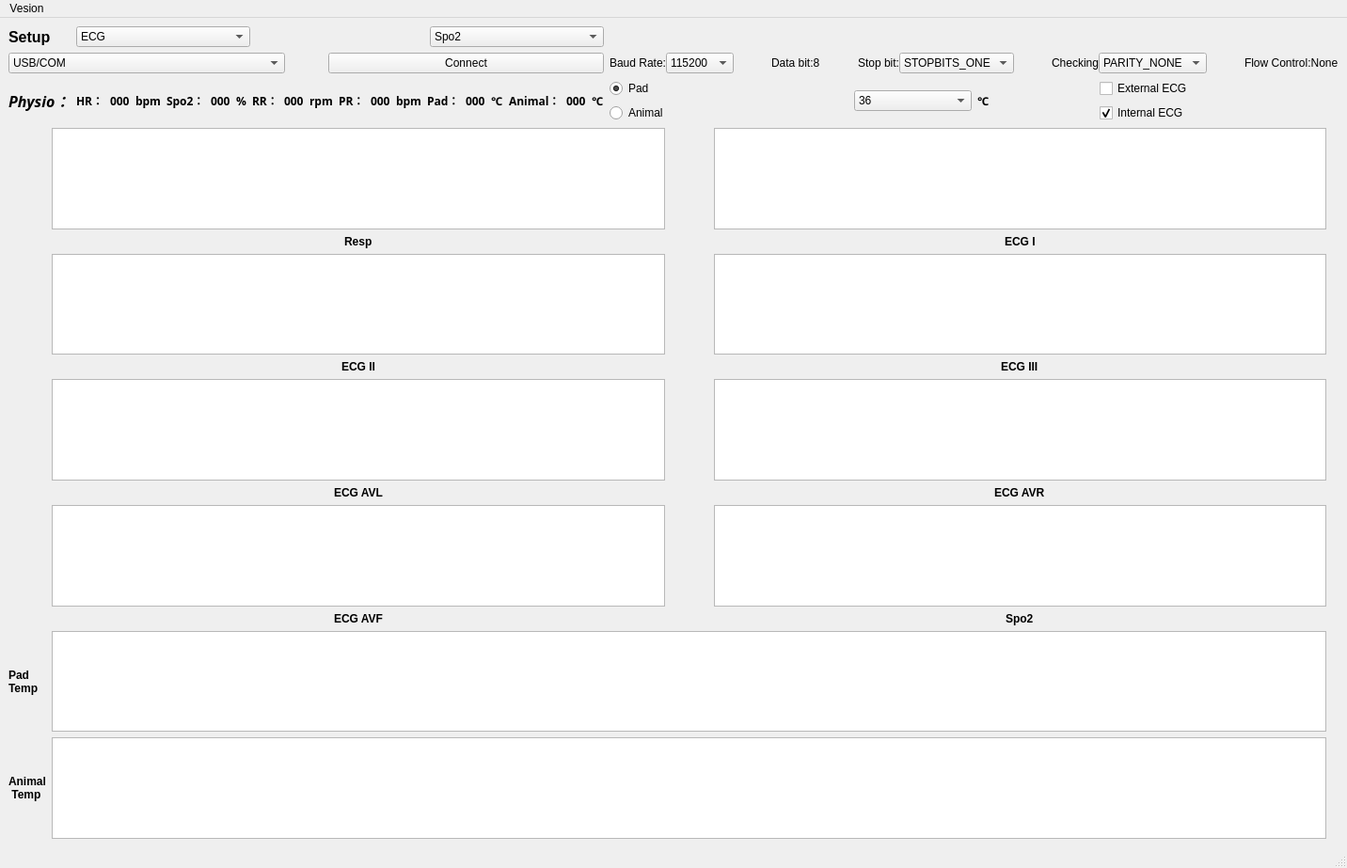
<?xml version="1.0" encoding="UTF-8"?>
<ui version="4.0">
 <class>MainWindow</class>
 <widget class="QMainWindow" name="MainWindow">
  <property name="geometry">
   <rect>
    <x>0</x>
    <y>0</y>
    <width>1427</width>
    <height>923</height>
   </rect>
  </property>
  <property name="sizePolicy">
   <sizepolicy hsizetype="Expanding" vsizetype="Expanding">
    <horstretch>0</horstretch>
    <verstretch>0</verstretch>
   </sizepolicy>
  </property>
  <property name="windowTitle">
   <string>MainWindow</string>
  </property>
  <widget class="QWidget" name="centralwidget">
   <property name="sizePolicy">
    <sizepolicy hsizetype="Preferred" vsizetype="Preferred">
     <horstretch>0</horstretch>
     <verstretch>0</verstretch>
    </sizepolicy>
   </property>
   <layout class="QGridLayout" name="gridLayout_2">
    <item row="2" column="3">
     <layout class="QHBoxLayout" name="horizontalLayout_9">
      <item>
       <widget class="QComboBox" name="Temp_Set">
        <property name="font">
         <font>
          <weight>50</weight>
          <bold>false</bold>
         </font>
        </property>
        <item>
         <property name="text">
          <string>36</string>
         </property>
        </item>
        <item>
         <property name="text">
          <string>37</string>
         </property>
        </item>
        <item>
         <property name="text">
          <string>38</string>
         </property>
        </item>
        <item>
         <property name="text">
          <string>39</string>
         </property>
        </item>
        <item>
         <property name="text">
          <string>40</string>
         </property>
        </item>
        <item>
         <property name="text">
          <string>41</string>
         </property>
        </item>
        <item>
         <property name="text">
          <string>42</string>
         </property>
        </item>
       </widget>
      </item>
      <item>
       <widget class="QLabel" name="label_44">
        <property name="font">
         <font>
          <family>微软雅黑</family>
          <weight>75</weight>
          <bold>true</bold>
         </font>
        </property>
        <property name="text">
         <string>℃</string>
        </property>
       </widget>
      </item>
     </layout>
    </item>
    <item row="1" column="2" colspan="3">
     <layout class="QHBoxLayout" name="horizontalLayout" stretch="0,0,0,0,0,0,0,0,0,0,0,0">
      <property name="spacing">
       <number>0</number>
      </property>
      <property name="sizeConstraint">
       <enum>QLayout::SetDefaultConstraint</enum>
      </property>
      <item>
       <widget class="QLabel" name="label_2">
        <property name="enabled">
         <bool>true</bool>
        </property>
        <property name="sizePolicy">
         <sizepolicy hsizetype="Preferred" vsizetype="Preferred">
          <horstretch>0</horstretch>
          <verstretch>0</verstretch>
         </sizepolicy>
        </property>
        <property name="maximumSize">
         <size>
          <width>105</width>
          <height>16777215</height>
         </size>
        </property>
        <property name="text">
         <string>Baud Rate:</string>
        </property>
       </widget>
      </item>
      <item>
       <widget class="QComboBox" name="Baud_Rate">
        <property name="enabled">
         <bool>true</bool>
        </property>
        <item>
         <property name="text">
          <string>115200</string>
         </property>
        </item>
        <item>
         <property name="text">
          <string>9600</string>
         </property>
        </item>
        <item>
         <property name="text">
          <string>230400</string>
         </property>
        </item>
        <item>
         <property name="text">
          <string>460800</string>
         </property>
        </item>
        <item>
         <property name="text">
          <string>921600</string>
         </property>
        </item>
       </widget>
      </item>
      <item>
       <spacer name="horizontalSpacer_2">
        <property name="orientation">
         <enum>Qt::Horizontal</enum>
        </property>
        <property name="sizeType">
         <enum>QSizePolicy::Fixed</enum>
        </property>
        <property name="sizeHint" stdset="0">
         <size>
          <width>40</width>
          <height>20</height>
         </size>
        </property>
       </spacer>
      </item>
      <item alignment="Qt::AlignVCenter">
       <widget class="QLabel" name="label_4">
        <property name="enabled">
         <bool>true</bool>
        </property>
        <property name="sizePolicy">
         <sizepolicy hsizetype="Preferred" vsizetype="Preferred">
          <horstretch>0</horstretch>
          <verstretch>0</verstretch>
         </sizepolicy>
        </property>
        <property name="text">
         <string>Data bit:8</string>
        </property>
       </widget>
      </item>
      <item>
       <spacer name="horizontalSpacer_3">
        <property name="orientation">
         <enum>Qt::Horizontal</enum>
        </property>
        <property name="sizeType">
         <enum>QSizePolicy::Fixed</enum>
        </property>
        <property name="sizeHint" stdset="0">
         <size>
          <width>40</width>
          <height>20</height>
         </size>
        </property>
       </spacer>
      </item>
      <item>
       <widget class="QLabel" name="label_3">
        <property name="enabled">
         <bool>true</bool>
        </property>
        <property name="sizePolicy">
         <sizepolicy hsizetype="Preferred" vsizetype="Preferred">
          <horstretch>0</horstretch>
          <verstretch>0</verstretch>
         </sizepolicy>
        </property>
        <property name="text">
         <string>Stop bit:</string>
        </property>
       </widget>
      </item>
      <item>
       <widget class="QComboBox" name="Stop_Bit">
        <property name="enabled">
         <bool>true</bool>
        </property>
        <property name="sizePolicy">
         <sizepolicy hsizetype="Preferred" vsizetype="Fixed">
          <horstretch>0</horstretch>
          <verstretch>0</verstretch>
         </sizepolicy>
        </property>
        <item>
         <property name="text">
          <string>STOPBITS_ONE</string>
         </property>
        </item>
        <item>
         <property name="text">
          <string>STOPBITS_TWO</string>
         </property>
        </item>
       </widget>
      </item>
      <item>
       <spacer name="horizontalSpacer_4">
        <property name="orientation">
         <enum>Qt::Horizontal</enum>
        </property>
        <property name="sizeType">
         <enum>QSizePolicy::Fixed</enum>
        </property>
        <property name="sizeHint" stdset="0">
         <size>
          <width>40</width>
          <height>20</height>
         </size>
        </property>
       </spacer>
      </item>
      <item>
       <widget class="QLabel" name="label_5">
        <property name="enabled">
         <bool>true</bool>
        </property>
        <property name="sizePolicy">
         <sizepolicy hsizetype="Preferred" vsizetype="Preferred">
          <horstretch>0</horstretch>
          <verstretch>0</verstretch>
         </sizepolicy>
        </property>
        <property name="text">
         <string>Checking</string>
        </property>
       </widget>
      </item>
      <item>
       <widget class="QComboBox" name="Check_Bit">
        <property name="enabled">
         <bool>true</bool>
        </property>
        <property name="sizePolicy">
         <sizepolicy hsizetype="Preferred" vsizetype="Fixed">
          <horstretch>0</horstretch>
          <verstretch>0</verstretch>
         </sizepolicy>
        </property>
        <item>
         <property name="text">
          <string>PARITY_NONE</string>
         </property>
        </item>
        <item>
         <property name="text">
          <string>PARITY_EVEN</string>
         </property>
        </item>
        <item>
         <property name="text">
          <string>PARITY_ODD</string>
         </property>
        </item>
       </widget>
      </item>
      <item>
       <spacer name="horizontalSpacer_5">
        <property name="orientation">
         <enum>Qt::Horizontal</enum>
        </property>
        <property name="sizeType">
         <enum>QSizePolicy::Fixed</enum>
        </property>
        <property name="sizeHint" stdset="0">
         <size>
          <width>40</width>
          <height>20</height>
         </size>
        </property>
       </spacer>
      </item>
      <item>
       <widget class="QLabel" name="label_6">
        <property name="enabled">
         <bool>true</bool>
        </property>
        <property name="sizePolicy">
         <sizepolicy hsizetype="Preferred" vsizetype="Preferred">
          <horstretch>0</horstretch>
          <verstretch>0</verstretch>
         </sizepolicy>
        </property>
        <property name="text">
         <string>Flow Control:None</string>
        </property>
       </widget>
      </item>
     </layout>
    </item>
    <item row="3" column="0" colspan="5">
     <layout class="QGridLayout" name="gridLayout">
      <item row="2" column="1" alignment="Qt::AlignHCenter">
       <widget class="QLabel" name="label">
        <property name="font">
         <font>
          <weight>75</weight>
          <bold>true</bold>
         </font>
        </property>
        <property name="text">
         <string>Resp</string>
        </property>
       </widget>
      </item>
      <item row="6" column="1" alignment="Qt::AlignHCenter">
       <widget class="QLabel" name="label_11">
        <property name="font">
         <font>
          <weight>75</weight>
          <bold>true</bold>
         </font>
        </property>
        <property name="text">
         <string>ECG AVL</string>
        </property>
       </widget>
      </item>
      <item row="1" column="2">
       <spacer name="horizontalSpacer_10">
        <property name="orientation">
         <enum>Qt::Horizontal</enum>
        </property>
        <property name="sizeType">
         <enum>QSizePolicy::Minimum</enum>
        </property>
        <property name="sizeHint" stdset="0">
         <size>
          <width>40</width>
          <height>20</height>
         </size>
        </property>
       </spacer>
      </item>
      <item row="7" column="3">
       <widget class="PlotWidget" name="Spo2"/>
      </item>
      <item row="1" column="1">
       <widget class="PlotWidget" name="Resp"/>
      </item>
      <item row="6" column="3" alignment="Qt::AlignHCenter">
       <widget class="QLabel" name="label_12">
        <property name="font">
         <font>
          <weight>75</weight>
          <bold>true</bold>
         </font>
        </property>
        <property name="text">
         <string>ECG AVR</string>
        </property>
       </widget>
      </item>
      <item row="2" column="3" alignment="Qt::AlignHCenter">
       <widget class="QLabel" name="label_8">
        <property name="font">
         <font>
          <weight>75</weight>
          <bold>true</bold>
         </font>
        </property>
        <property name="text">
         <string>ECG I</string>
        </property>
       </widget>
      </item>
      <item row="5" column="1">
       <widget class="PlotWidget" name="ECG_AVL"/>
      </item>
      <item row="4" column="1" alignment="Qt::AlignHCenter">
       <widget class="QLabel" name="label_9">
        <property name="font">
         <font>
          <weight>75</weight>
          <bold>true</bold>
         </font>
        </property>
        <property name="text">
         <string>ECG II</string>
        </property>
       </widget>
      </item>
      <item row="11" column="0">
       <widget class="QLabel" name="label_17">
        <property name="font">
         <font>
          <weight>75</weight>
          <bold>true</bold>
         </font>
        </property>
        <property name="text">
         <string>Animal
 Temp</string>
        </property>
       </widget>
      </item>
      <item row="7" column="2">
       <spacer name="horizontalSpacer_8">
        <property name="orientation">
         <enum>Qt::Horizontal</enum>
        </property>
        <property name="sizeType">
         <enum>QSizePolicy::Minimum</enum>
        </property>
        <property name="sizeHint" stdset="0">
         <size>
          <width>40</width>
          <height>20</height>
         </size>
        </property>
       </spacer>
      </item>
      <item row="10" column="0">
       <widget class="QLabel" name="label_16">
        <property name="font">
         <font>
          <weight>75</weight>
          <bold>true</bold>
         </font>
        </property>
        <property name="text">
         <string>Pad
Temp</string>
        </property>
       </widget>
      </item>
      <item row="5" column="3">
       <widget class="PlotWidget" name="ECG_AVR"/>
      </item>
      <item row="4" column="3" alignment="Qt::AlignHCenter">
       <widget class="QLabel" name="label_10">
        <property name="font">
         <font>
          <weight>75</weight>
          <bold>true</bold>
         </font>
        </property>
        <property name="text">
         <string>ECG III</string>
        </property>
       </widget>
      </item>
      <item row="7" column="1">
       <widget class="PlotWidget" name="ECG_AVF"/>
      </item>
      <item row="1" column="3">
       <widget class="PlotWidget" name="ECG_I"/>
      </item>
      <item row="8" column="1" alignment="Qt::AlignHCenter">
       <widget class="QLabel" name="label_13">
        <property name="font">
         <font>
          <weight>75</weight>
          <bold>true</bold>
         </font>
        </property>
        <property name="text">
         <string>ECG AVF</string>
        </property>
       </widget>
      </item>
      <item row="3" column="1">
       <widget class="PlotWidget" name="ECG_II"/>
      </item>
      <item row="3" column="3">
       <widget class="PlotWidget" name="ECG_III"/>
      </item>
      <item row="1" column="4">
       <spacer name="horizontalSpacer_12">
        <property name="orientation">
         <enum>Qt::Horizontal</enum>
        </property>
        <property name="sizeType">
         <enum>QSizePolicy::Minimum</enum>
        </property>
        <property name="sizeHint" stdset="0">
         <size>
          <width>13</width>
          <height>20</height>
         </size>
        </property>
       </spacer>
      </item>
      <item row="5" column="2">
       <spacer name="horizontalSpacer_7">
        <property name="orientation">
         <enum>Qt::Horizontal</enum>
        </property>
        <property name="sizeType">
         <enum>QSizePolicy::Minimum</enum>
        </property>
        <property name="sizeHint" stdset="0">
         <size>
          <width>40</width>
          <height>20</height>
         </size>
        </property>
       </spacer>
      </item>
      <item row="3" column="2">
       <spacer name="horizontalSpacer_9">
        <property name="orientation">
         <enum>Qt::Horizontal</enum>
        </property>
        <property name="sizeType">
         <enum>QSizePolicy::Minimum</enum>
        </property>
        <property name="sizeHint" stdset="0">
         <size>
          <width>40</width>
          <height>20</height>
         </size>
        </property>
       </spacer>
      </item>
      <item row="8" column="3" alignment="Qt::AlignHCenter">
       <widget class="QLabel" name="label_14">
        <property name="font">
         <font>
          <weight>75</weight>
          <bold>true</bold>
         </font>
        </property>
        <property name="text">
         <string>Spo2</string>
        </property>
       </widget>
      </item>
      <item row="1" column="0">
       <spacer name="horizontalSpacer_11">
        <property name="orientation">
         <enum>Qt::Horizontal</enum>
        </property>
        <property name="sizeType">
         <enum>QSizePolicy::Minimum</enum>
        </property>
        <property name="sizeHint" stdset="0">
         <size>
          <width>13</width>
          <height>20</height>
         </size>
        </property>
       </spacer>
      </item>
      <item row="10" column="1" colspan="3">
       <widget class="PlotWidget" name="Pad_Temp_View"/>
      </item>
      <item row="11" column="1" colspan="3">
       <widget class="PlotWidget" name="Animal_Temp_View"/>
      </item>
     </layout>
    </item>
    <item row="2" column="0">
     <widget class="QLabel" name="label_15">
      <property name="font">
       <font>
        <family>微软雅黑</family>
        <pointsize>12</pointsize>
        <weight>75</weight>
        <italic>true</italic>
        <bold>true</bold>
       </font>
      </property>
      <property name="text">
       <string>Physio：</string>
      </property>
     </widget>
    </item>
    <item row="2" column="2">
     <layout class="QVBoxLayout" name="verticalLayout">
      <item>
       <widget class="QRadioButton" name="Pad_Button">
        <property name="text">
         <string>Pad</string>
        </property>
        <property name="checked">
         <bool>true</bool>
        </property>
        <attribute name="buttonGroup">
         <string notr="true">buttonGroup</string>
        </attribute>
       </widget>
      </item>
      <item>
       <widget class="QRadioButton" name="Animal_Button">
        <property name="text">
         <string>Animal</string>
        </property>
        <attribute name="buttonGroup">
         <string notr="true">buttonGroup</string>
        </attribute>
       </widget>
      </item>
     </layout>
    </item>
    <item row="2" column="4">
     <layout class="QVBoxLayout" name="verticalLayout_2">
      <item>
       <widget class="QCheckBox" name="Ext_checkBox">
        <property name="text">
         <string>External ECG</string>
        </property>
        <property name="checked">
         <bool>false</bool>
        </property>
        <property name="autoExclusive">
         <bool>true</bool>
        </property>
        <property name="tristate">
         <bool>false</bool>
        </property>
        <attribute name="buttonGroup">
         <string notr="true">buttonGroup_2</string>
        </attribute>
       </widget>
      </item>
      <item>
       <widget class="QCheckBox" name="Int_checkBox">
        <property name="text">
         <string>Internal ECG</string>
        </property>
        <property name="checked">
         <bool>true</bool>
        </property>
        <property name="autoExclusive">
         <bool>true</bool>
        </property>
        <attribute name="buttonGroup">
         <string notr="true">buttonGroup_2</string>
        </attribute>
       </widget>
      </item>
     </layout>
    </item>
    <item row="0" column="0">
     <widget class="QLabel" name="label_7">
      <property name="font">
       <font>
        <pointsize>12</pointsize>
        <weight>75</weight>
        <bold>true</bold>
       </font>
      </property>
      <property name="text">
       <string>Setup</string>
      </property>
     </widget>
    </item>
    <item row="2" column="1">
     <layout class="QHBoxLayout" name="horizontalLayout_8">
      <item>
       <layout class="QHBoxLayout" name="horizontalLayout_2">
        <item>
         <widget class="QLabel" name="label_18">
          <property name="font">
           <font>
            <family>微软雅黑</family>
            <weight>75</weight>
            <bold>true</bold>
           </font>
          </property>
          <property name="text">
           <string>HR：</string>
          </property>
         </widget>
        </item>
        <item>
         <widget class="QLabel" name="HR_Valve">
          <property name="font">
           <font>
            <family>微软雅黑</family>
            <weight>75</weight>
            <bold>true</bold>
           </font>
          </property>
          <property name="text">
           <string>000</string>
          </property>
         </widget>
        </item>
        <item>
         <widget class="QLabel" name="label_31">
          <property name="font">
           <font>
            <family>微软雅黑</family>
            <weight>75</weight>
            <bold>true</bold>
           </font>
          </property>
          <property name="text">
           <string>bpm</string>
          </property>
         </widget>
        </item>
       </layout>
      </item>
      <item>
       <layout class="QHBoxLayout" name="horizontalLayout_3">
        <item>
         <widget class="QLabel" name="label_19">
          <property name="font">
           <font>
            <family>微软雅黑</family>
            <weight>75</weight>
            <bold>true</bold>
           </font>
          </property>
          <property name="text">
           <string>Spo2：</string>
          </property>
         </widget>
        </item>
        <item>
         <widget class="QLabel" name="Spo2_Valve">
          <property name="font">
           <font>
            <family>微软雅黑</family>
            <weight>75</weight>
            <bold>true</bold>
           </font>
          </property>
          <property name="text">
           <string>000</string>
          </property>
         </widget>
        </item>
        <item>
         <widget class="QLabel" name="label_32">
          <property name="font">
           <font>
            <family>微软雅黑</family>
            <weight>75</weight>
            <bold>true</bold>
           </font>
          </property>
          <property name="text">
           <string>%</string>
          </property>
         </widget>
        </item>
       </layout>
      </item>
      <item>
       <layout class="QHBoxLayout" name="horizontalLayout_4">
        <item>
         <widget class="QLabel" name="label_35">
          <property name="font">
           <font>
            <family>微软雅黑</family>
            <weight>75</weight>
            <bold>true</bold>
           </font>
          </property>
          <property name="text">
           <string>RR：</string>
          </property>
         </widget>
        </item>
        <item>
         <widget class="QLabel" name="RR_Valve">
          <property name="font">
           <font>
            <family>微软雅黑</family>
            <weight>75</weight>
            <bold>true</bold>
           </font>
          </property>
          <property name="text">
           <string>000</string>
          </property>
         </widget>
        </item>
        <item>
         <widget class="QLabel" name="label_34">
          <property name="font">
           <font>
            <family>微软雅黑</family>
            <weight>75</weight>
            <bold>true</bold>
           </font>
          </property>
          <property name="text">
           <string>rpm</string>
          </property>
         </widget>
        </item>
       </layout>
      </item>
      <item>
       <layout class="QHBoxLayout" name="horizontalLayout_5">
        <item>
         <widget class="QLabel" name="label_20">
          <property name="font">
           <font>
            <family>微软雅黑</family>
            <weight>75</weight>
            <bold>true</bold>
           </font>
          </property>
          <property name="text">
           <string>PR：</string>
          </property>
         </widget>
        </item>
        <item>
         <widget class="QLabel" name="PR_Valve">
          <property name="font">
           <font>
            <family>微软雅黑</family>
            <weight>75</weight>
            <bold>true</bold>
           </font>
          </property>
          <property name="text">
           <string>000</string>
          </property>
         </widget>
        </item>
        <item>
         <widget class="QLabel" name="label_33">
          <property name="font">
           <font>
            <family>微软雅黑</family>
            <weight>75</weight>
            <bold>true</bold>
           </font>
          </property>
          <property name="text">
           <string>bpm</string>
          </property>
         </widget>
        </item>
       </layout>
      </item>
      <item>
       <layout class="QHBoxLayout" name="horizontalLayout_6">
        <item>
         <widget class="QLabel" name="label_29">
          <property name="font">
           <font>
            <family>微软雅黑</family>
            <weight>75</weight>
            <bold>true</bold>
           </font>
          </property>
          <property name="text">
           <string>Pad：</string>
          </property>
         </widget>
        </item>
        <item>
         <widget class="QLabel" name="Pad_Temp">
          <property name="font">
           <font>
            <family>微软雅黑</family>
            <weight>75</weight>
            <bold>true</bold>
           </font>
          </property>
          <property name="text">
           <string>000</string>
          </property>
         </widget>
        </item>
        <item>
         <widget class="QLabel" name="label_36">
          <property name="font">
           <font>
            <family>微软雅黑</family>
            <weight>75</weight>
            <bold>true</bold>
           </font>
          </property>
          <property name="text">
           <string>℃</string>
          </property>
         </widget>
        </item>
       </layout>
      </item>
      <item>
       <layout class="QHBoxLayout" name="horizontalLayout_7">
        <item>
         <widget class="QLabel" name="label_30">
          <property name="font">
           <font>
            <family>微软雅黑</family>
            <weight>75</weight>
            <bold>true</bold>
           </font>
          </property>
          <property name="text">
           <string>Animal：</string>
          </property>
         </widget>
        </item>
        <item>
         <widget class="QLabel" name="Ani_Temp">
          <property name="font">
           <font>
            <family>微软雅黑</family>
            <weight>75</weight>
            <bold>true</bold>
           </font>
          </property>
          <property name="text">
           <string>000</string>
          </property>
         </widget>
        </item>
        <item>
         <widget class="QLabel" name="label_37">
          <property name="font">
           <font>
            <family>微软雅黑</family>
            <weight>75</weight>
            <bold>true</bold>
           </font>
          </property>
          <property name="text">
           <string>℃</string>
          </property>
         </widget>
        </item>
       </layout>
      </item>
     </layout>
    </item>
    <item row="1" column="0" colspan="2">
     <layout class="QHBoxLayout" name="horizontalLayout_11">
      <item>
       <widget class="QComboBox" name="Comm">
        <property name="font">
         <font>
          <weight>50</weight>
          <bold>false</bold>
         </font>
        </property>
        <item>
         <property name="text">
          <string>USB/COM</string>
         </property>
        </item>
        <item>
         <property name="text">
          <string>TCP</string>
         </property>
        </item>
       </widget>
      </item>
      <item>
       <spacer name="horizontalSpacer_6">
        <property name="orientation">
         <enum>Qt::Horizontal</enum>
        </property>
        <property name="sizeType">
         <enum>QSizePolicy::Minimum</enum>
        </property>
        <property name="sizeHint" stdset="0">
         <size>
          <width>40</width>
          <height>20</height>
         </size>
        </property>
       </spacer>
      </item>
      <item>
       <widget class="QPushButton" name="Conn_Button">
        <property name="text">
         <string>Connect</string>
        </property>
       </widget>
      </item>
     </layout>
    </item>
    <item row="0" column="1">
     <layout class="QHBoxLayout" name="horizontalLayout_10">
      <item>
       <widget class="QComboBox" name="Com1">
        <property name="sizePolicy">
         <sizepolicy hsizetype="Expanding" vsizetype="Fixed">
          <horstretch>0</horstretch>
          <verstretch>0</verstretch>
         </sizepolicy>
        </property>
        <item>
         <property name="text">
          <string>ECG</string>
         </property>
        </item>
       </widget>
      </item>
      <item>
       <spacer name="horizontalSpacer">
        <property name="orientation">
         <enum>Qt::Horizontal</enum>
        </property>
        <property name="sizeHint" stdset="0">
         <size>
          <width>40</width>
          <height>20</height>
         </size>
        </property>
       </spacer>
      </item>
      <item>
       <widget class="QComboBox" name="Com2">
        <property name="sizePolicy">
         <sizepolicy hsizetype="Expanding" vsizetype="Fixed">
          <horstretch>0</horstretch>
          <verstretch>0</verstretch>
         </sizepolicy>
        </property>
        <item>
         <property name="text">
          <string>Spo2</string>
         </property>
        </item>
       </widget>
      </item>
     </layout>
    </item>
   </layout>
  </widget>
  <widget class="QMenuBar" name="menubar">
   <property name="geometry">
    <rect>
     <x>0</x>
     <y>0</y>
     <width>1427</width>
     <height>22</height>
    </rect>
   </property>
   <widget class="QMenu" name="menuVesion">
    <property name="title">
     <string>Vesion</string>
    </property>
    <addaction name="actionCopy_Right"/>
   </widget>
   <addaction name="menuVesion"/>
  </widget>
  <widget class="QStatusBar" name="statusbar"/>
  <action name="actionCopy_Right">
   <property name="text">
    <string>Copy Right</string>
   </property>
  </action>
 </widget>
 <customwidgets>
  <customwidget>
   <class>PlotWidget</class>
   <extends>QGraphicsView</extends>
   <header>pyqtgraph</header>
  </customwidget>
 </customwidgets>
 <resources/>
 <connections>
  <connection>
   <sender>Conn_Button</sender>
   <signal>clicked()</signal>
   <receiver>MainWindow</receiver>
   <slot>Open_Com()</slot>
   <hints>
    <hint type="sourcelabel">
     <x>594</x>
     <y>82</y>
    </hint>
    <hint type="destinationlabel">
     <x>135</x>
     <y>98</y>
    </hint>
   </hints>
  </connection>
  <connection>
   <sender>Temp_Set</sender>
   <signal>currentTextChanged(QString)</signal>
   <receiver>MainWindow</receiver>
   <slot>Temp_Change()</slot>
   <hints>
    <hint type="sourcelabel">
     <x>1022</x>
     <y>104</y>
    </hint>
    <hint type="destinationlabel">
     <x>1039</x>
     <y>93</y>
    </hint>
   </hints>
  </connection>
  <connection>
   <sender>Pad_Button</sender>
   <signal>toggled(bool)</signal>
   <receiver>MainWindow</receiver>
   <slot>Temp_Source_Change()</slot>
   <hints>
    <hint type="sourcelabel">
     <x>715</x>
     <y>98</y>
    </hint>
    <hint type="destinationlabel">
     <x>715</x>
     <y>152</y>
    </hint>
   </hints>
  </connection>
  <connection>
   <sender>Ext_checkBox</sender>
   <signal>toggled(bool)</signal>
   <receiver>MainWindow</receiver>
   <slot>ECG_Source_Change()</slot>
   <hints>
    <hint type="sourcelabel">
     <x>1235</x>
     <y>98</y>
    </hint>
    <hint type="destinationlabel">
     <x>1423</x>
     <y>97</y>
    </hint>
   </hints>
  </connection>
 </connections>
 <slots>
  <slot>Open_Com()</slot>
  <slot>Temp_Change()</slot>
  <slot>Temp_Source_Change()</slot>
  <slot>ECG_Source_Change()</slot>
 </slots>
 <buttongroups>
  <buttongroup name="buttonGroup_2"/>
  <buttongroup name="buttonGroup"/>
 </buttongroups>
</ui>
